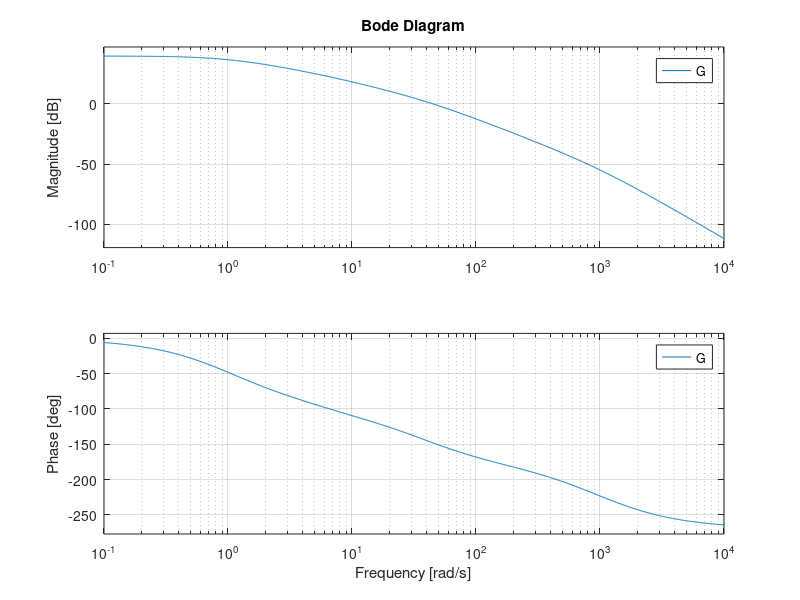

Here is the MATLAB script that generated this plot:
%numg=99;

numg=99*[0.074 1];
deng=conv([1 1],[1/10 1]);
deng=conv(deng,[1/1000 1]);
deng=conv(deng,[0.029 1]);
G=tf(numg,deng);
bode(G);